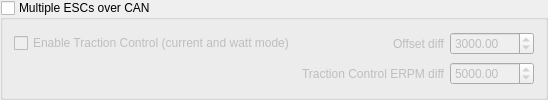
               <widget class="QGroupBox" name="appconfPpmMultiGroup">
                <property name="toolTip">
                 <string>&lt;html&gt;&lt;head/&gt;&lt;body&gt;&lt;p&gt;&lt;span style=&quot; font-weight:600;&quot;&gt;Multiple ESCs over CAN&lt;/span&gt; = When multiple VESCs are connected via CAN then the master will send the actual current to all Slave VESCs. Only the master needs this activated.&lt;/p&gt;&lt;/body&gt;&lt;/html&gt;</string>
                </property>
                <property name="title">
                 <string>Multiple ESCs over CAN</string>
                </property>
                <property name="checkable">
                 <bool>true</bool>
                </property>
                <property name="checked">
                 <bool>false</bool>
                </property>
                <layout class="QGridLayout" name="gridLayout_99">
                 <item row="0" column="3">
                  <widget class="QDoubleSpinBox" name="appconfPpmTcOffsetBox">
                   <property name="maximum">
                    <double>100000.000000000000000</double>
                   </property>
                   <property name="value">
                    <double>3000.000000000000000</double>
                   </property>
                  </widget>
                 </item>
                 <item row="0" column="2">
                  <widget class="QLabel" name="label_200">
                   <property name="toolTip">
                    <string>&lt;html&gt;&lt;head/&gt;&lt;body&gt;&lt;p&gt;&lt;span style=&quot; font-weight:600;&quot;&gt;Offset diff&lt;/span&gt; = As long as the ERPM difference between the VESCs in the system is not higher than this value the traction control will do nothing.&lt;br/&gt;&lt;br/&gt;Value of 3000 is recommended. if set lower the traction control could disturb your carving.&lt;/p&gt;&lt;/body&gt;&lt;/html&gt;</string>
                   </property>
                   <property name="text">
                    <string>Offset diff</string>
                   </property>
                   <property name="alignment">
                    <set>Qt::AlignRight|Qt::AlignTrailing|Qt::AlignVCenter</set>
                   </property>
                  </widget>
                 </item>
                 <item row="0" column="1">
                  <widget class="QCheckBox" name="appconfPpmTcBox">
                   <property name="toolTip">
                    <string>&lt;html&gt;&lt;head/&gt;&lt;body&gt;&lt;p&gt;&lt;span style=&quot; font-weight:600;&quot;&gt;Enable Traction Control (current and watt mode) &lt;/span&gt;= When the traction control is enabled then the VESCs will adjust their power to the slowest VESC in the system. This way a wheel that loses contact to the ground doesn't spin up fast and cause trouble when it touches the ground again.&lt;/p&gt;&lt;/body&gt;&lt;/html&gt;</string>
                   </property>
                   <property name="text">
                    <string>Enable Traction Control (current and watt mode)</string>
                   </property>
                   <property name="checked">
                    <bool>false</bool>
                   </property>
                  </widget>
                 </item>
                 <item row="1" column="2">
                  <widget class="QLabel" name="label_67">
                   <property name="sizePolicy">
                    <sizepolicy hsizetype="Preferred" vsizetype="Preferred">
                     <horstretch>0</horstretch>
                     <verstretch>0</verstretch>
                    </sizepolicy>
                   </property>
                   <property name="toolTip">
                    <string>&lt;html&gt;&lt;head/&gt;&lt;body&gt;&lt;p&gt;&lt;span style=&quot; font-weight:600;&quot;&gt;Traction Control ERPM diff &lt;/span&gt;= between the offset and this value the VESC reduces the power of the wheel that spins this much ERPM faster than the slowest wheel. Above that value this VESCs power will be reduced almost comletely until it is slower again.&lt;br/&gt;&lt;br/&gt;Value of 5000 is recommended.&lt;/p&gt;&lt;/body&gt;&lt;/html&gt;</string>
                   </property>
                   <property name="text">
                    <string>Traction Control ERPM diff</string>
                   </property>
                   <property name="alignment">
                    <set>Qt::AlignRight|Qt::AlignTrailing|Qt::AlignVCenter</set>
                   </property>
                  </widget>
                 </item>
                 <item row="1" column="3">
                  <widget class="QDoubleSpinBox" name="appconfPpmTcErpmBox">
                   <property name="sizePolicy">
                    <sizepolicy hsizetype="Minimum" vsizetype="Fixed">
                     <horstretch>0</horstretch>
                     <verstretch>0</verstretch>
                    </sizepolicy>
                   </property>
                   <property name="maximum">
                    <double>100000.000000000000000</double>
                   </property>
                   <property name="value">
                    <double>5000.000000000000000</double>
                   </property>
                  </widget>
                 </item>
                </layout>
               </widget>
